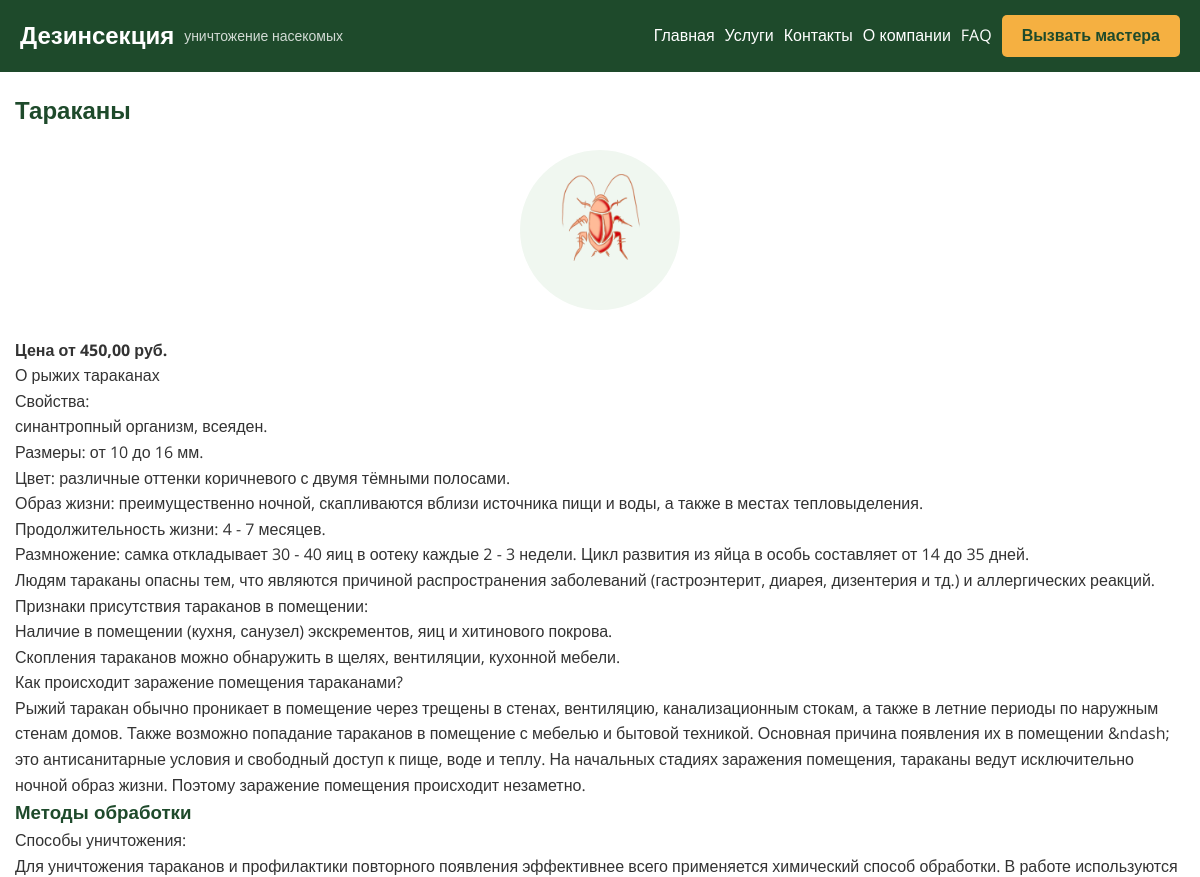
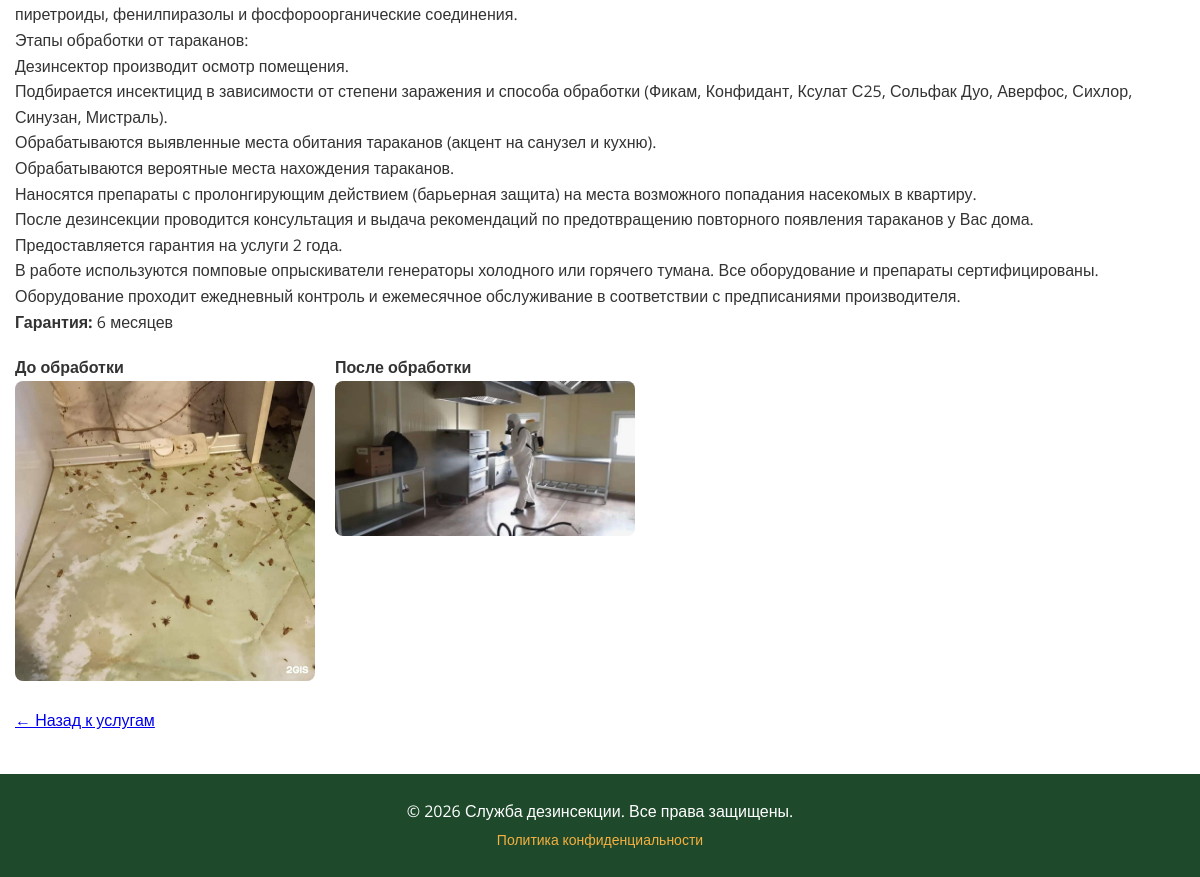
The app's page /services/tarakany/ with its own data (2 pictures, top to bottom).
### services/models.py (models this page shows, shortened)
class Service(models.Model):
    name = models.CharField(max_length=200, verbose_name="Название услуги")
    slug = models.SlugField(unique=True, verbose_name="ЧПУ (для URL)")
    icon = models.ImageField(upload_to='services/icons/', blank=True, verbose_name="Иконка")
    short_description = models.TextField(max_length=300, verbose_name="Краткое описание")
    full_description = models.TextField(verbose_name="Полное описание")
    seo_title = models.CharField(max_length=120, blank=True, verbose_name="SEO заголовок (title)")
    seo_description = models.CharField(max_length=250, blank=True, verbose_name="SEO описание (description)")
    price_from = models.DecimalField(max_digits=10, decimal_places=2, verbose_name="Цена от (руб)")
    methods = models.TextField(blank=True, verbose_name="Методы обработки")
    guarantee = models.CharField(max_length=100, default="6 месяцев", verbose_name="Гарантия")
    photo_before = models.ImageField(upload_to='services/before_after/', blank=True, verbose_name="Фото «до»")
    photo_after = models.ImageField(upload_to='services/before_after/', blank=True, verbose_name="Фото «после»")
    is_active = models.BooleanField(default=True, verbose_name="Активно")
    order = models.PositiveSmallIntegerField(default=0, verbose_name="Порядок")
    class Meta:
        verbose_name = "Услуга"
        verbose_name_plural = "Услуги"
        ordering = ['order', 'name']

### services/views.py (the view)
# urls.py: path('<slug:slug>/', views.service_detail, name='service_detail'),
def service_detail(request, slug):
    service = get_object_or_404(Service, slug=slug, is_active=True)
    seo_title = service.seo_title or f"{service.name} — дезинсекция в [ваш город]"
    seo_description = service.seo_description or f"Профессиональная дезинсекция от {service.name}. Гарантия, безопасность, срочный выезд."
    return render(request, 'services/service_detail.html', {
        'service': service,
        'seo_title': seo_title,
        'seo_description': seo_description,
    })

### templates/services/service_detail.html (shortened to what this page needs)
{% extends "base.html" %}
{% block content %}
<article>
    <h1>{{ service.name }}</h1>
    {% if service.icon %}
        <div style="text-align: center; margin: 20px 0;">
            <img src="{{ service.icon.url }}" alt="{{ service.name }}" class="service-icon-detail">
        </div>
    {% endif %}
    <p><strong>Цена от {{ service.price_from }} руб.</strong></p>
    <p>{{ service.full_description|linebreaks }}</p>
    {% if service.methods %}
        <h3>Методы обработки</h3>
        <p>{{ service.methods|linebreaks }}</p>
    {% endif %}
    <p><strong>Гарантия:</strong> {{ service.guarantee }}</p>
    {% if service.photo_before and service.photo_after %}
        <div class="before-after" style="display: flex; gap: 20px; margin: 20px 0;">
            <div>
                <p><strong>До обработки</strong></p>
                <img src="{{ service.photo_before.url }}" alt="До обработки" style="max-width: 300px; border-radius: 8px;">
            </div>
            <div>
                <p><strong>После обработки</strong></p>
                <img src="{{ service.photo_after.url }}" alt="После обработки" style="max-width: 300px; border-radius: 8px;">
            </div>
        </div>
    {% endif %}
    <a href="{% url 'services:service_list' %}">← Назад к услугам</a>
</article>
{% endblock %}

### static/css/styles.css (style rules this page uses)
* { margin: 0; padding: 0; box-sizing: border-box; }
body { font-family: 'Open Sans', sans-serif; color: #333333; background-color: #ffffff; line-height: 1.6; }
h1, h2, h3 { font-family: 'Montserrat', sans-serif; font-weight: 800; color: #1E4A2B; }
.service-icon-detail { max-width: 160px; max-height: 160px; width: auto; height: auto; border-radius: 50%; background: #f0f7f0; padding: 15px; display: inline-block; object-fit: contain; }

### records on screen
Service: name "Тараканы", icon (picture), price_from "450,00", full_description "О рыжих тараканах Свойства: синантропный организм, всеяден. Размеры: от 10 до 16 мм. Цвет: различные оттенки коричневого с двумя тёмными полосами. Образ жизни: преимущественно ночной, скапливаются вблизи источника пищи и воды, а также в местах тепловыделения. Продолжительность жизни: 4 - 7 месяцев. Размножение: самка откладывает 30 - 40 яиц в оотеку каждые 2 - 3 недели. Цикл развития из яйца в особь составляет от 14 до 35 дней. Людям тараканы опасны тем, что являются причиной распространения заболеваний (гастроэнтерит, диарея, дизентерия и тд.) и аллергических реакций. Признаки присутствия тараканов в помещении: Наличие в помещении (кухня, санузел) экскрементов, яиц и хитинового покрова.…", methods "Способы уничтожения: Для уничтожения тараканов и профилактики повторного появления эффективнее всего применяется химический способ обработки. В работе используются пиретроиды, фенилпиразолы и фосфороорганические соединения. Этапы обработки от тараканов: Дезинсектор производит осмотр помещения. Подбирается инсектицид в зависимости от степени заражения и способа обработки (Фикам, Конфидант, Ксулат С25, Сольфак Дуо, Аверфос, Сихлор, Синузан, Мистраль). Обрабатываются выявленные места обитания тараканов (акцент на санузел и кухню). Обрабатываются вероятные места нахождения тараканов. Наносятся препараты с пролонгирующим действием (барьерная защита) на места возможного попадания насекомых в…", guarantee "6 месяцев", photo_before (picture), photo_after (picture)
